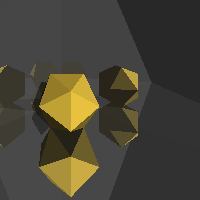
Frame 1 (no input)
Frame 60 (the mouse pressed at the canvas centre just before this capture): identical to frame 1, image omitted
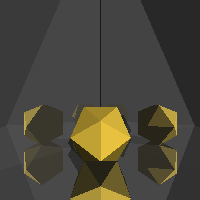
Frame 120 (the mouse held since frame 60 and released just before this capture)

The Processing sketch that drew these frames (run headless with seeded random() and noise(); from frame 60 on, the mouse is pressed at the canvas centre):

// Processing sketch: raytracer_9_color
// ── raytracer_9_color.pde
class Vec{
  float x, y, z;
  Vec(float x0, float y0, float z0){
    x = x0; y = y0; z = z0;
  }
  Vec(Vec v0){
    x = v0.x; y = v0.y; z = v0.z;
  }
  Vec add(Vec v){
    return new Vec(x+v.x, y+v.y, z+v.z);
  }
  Vec sub(Vec v){
    return new Vec(x-v.x, y-v.y, z-v.z);
  }
  Vec cross(Vec v){
    return new Vec(y*v.z-z*v.y, z*v.x-x*v.z, x*v.y-y*v.x);
  }
  float dot(Vec v){
    return x*v.x+y*v.y+z*v.z;
  }
  Vec mult(float k){
    return new Vec(k*x, k*y, k*z);
  }
  float abs(){
    return sqrt(x*x+y*y+z*z);
  }
  void normalize(){
    float a = this.abs();
    x/=a; y/=a; z/=a;
  }
  float angle(Vec v){
    return acos(this.dot(v)/this.abs()/v.abs());
  }
}

float INF = 1001001001;

class Ray{
  Vec ori, dir;
  Ray(Vec o0, Vec d0){
    ori = new Vec(o0);
    dir = new Vec(d0);
  }
  void normalize(){
    dir.normalize();
  }
}

class Tri{
  Vec v0, v1, v2;
  color cdif, cref, cemit;
  float ref;
  Tri(Vec w0, Vec w1, Vec w2){
    v0 = new Vec(w0);
    v1 = new Vec(w1);
    v2 = new Vec(w2);
  }
  Vec getN(){
    Vec ret = ((v1.sub(v0)).cross(v2.sub(v0)));
    ret.normalize();
    return ret;
  }
}

/*
  Thomas's algorithm
  written in "Fast, Minimum Storage Ray/Triangle Intersection"
  see http://www.graphics.cornell.edu/pubs/1997/MT97.pdf
*/
Vec cross(Ray r, Tri tr){
  Vec e1 = tr.v1.sub(tr.v0);
  Vec e2 = tr.v2.sub(tr.v0);
  
  Vec pv, tv, qv;
  float t, u, v;
  
  pv = r.dir.cross(e2);
  float det = pv.dot(e1);
  
  if(det > 1e-3){
    tv = r.ori.sub(tr.v0);
    u = tv.dot(pv);
    if(u<0.0 || u>det) return new Vec(INF, INF, INF);
    qv = tv.cross(e1);
    v = r.dir.dot(qv);
    if(v<0.0 || u+v>det) return new Vec(INF, INF, INF);
  }else if(det < -1e-3){
    tv = r.ori.sub(tr.v0);
    u = tv.dot(pv);
    if(u>0.0 || u<det) return new Vec(INF, INF, INF);
    qv = tv.cross(e1);
    v = r.dir.dot(qv);
    if(v>0.0 || u+v<det) return new Vec(INF, INF, INF);
  }else{
    return new Vec(INF, INF, INF);
  }
  
  float idet = 1.0/det;
  t = e2.dot(qv)*idet;
  u *= idet;
  v *= idet;
  return new Vec(t, u, v);
}

class Screen{
  Vec ori, dx, dy;
  Screen(Vec o0, Vec x0, Vec y0){
    ori = new Vec(o0);
    dx = new Vec(x0);
    dy = new Vec(y0);
  }
  
}

int N = 23;

int getCrossPoint(Ray r, Tri[] trilist, Vec ans){
  float tmpt = INF;
  int tmpk = -1;
  for(int k=0; k<N; k++){
    Vec tuv = cross(r, trilist[k]);
    if(tuv.x>0 && tuv.x < tmpt){
      tmpt = tuv.x;
      tmpk = k;
      ans.x = tuv.x; ans.y=tuv.y; ans.z=tuv.z;
    }
  }
  return tmpk;
}



color getColor(Ray r, Tri[] trilist, Vec lightVec, float rr){
  Vec tuv = new Vec(0, 0, 0);
  color c;
  int f = getCrossPoint(r, trilist, tuv);
  if(f==-1){
      c = color(10, 10, 10);
  }else{
    c = trilist[f].cdif;
    Vec nvec = trilist[f].getN();
    Vec kouten = (r.dir.mult(tuv.x)).add(r.ori).add(nvec.mult(0.01));
    // kougenn ni mukau line ga aruka ?
    float a = trilist[f].getN().angle(lightVec);
    if(-cos(a)>0.1){
      Vec dirLight = lightVec.mult(-1.0);
      Vec tuv2 = new Vec(0, 0, 0);
      int f2 = getCrossPoint(new Ray(kouten, dirLight), trilist, tuv2);
      if(f2 == -1) {
        c = color(red(c)*(-cos(a)), green(c)*(-cos(a)), blue(c)*(-cos(a)));
      }else{
        c = color(red(c)*0.1, green(c)*0.1, blue(c)*0.1);
      }
    }else{
      c = color(red(c)*0.1, green(c)*0.1, blue(c)*0.1);
    }
    
    // hansha no shori
    if(rr*trilist[f].ref > 0.1 && cos(a)<0){
      color c2 = getColor(new Ray(kouten, (r.dir.sub(nvec.mult(2.0*r.dir.dot(nvec)/nvec.abs()/nvec.abs())))), trilist, lightVec,  rr*trilist[f].ref);
      c = color((1.0-trilist[f].ref)*red(c) + trilist[f].ref*red(c2)*red(trilist[f].cref)/100,
                (1.0-trilist[f].ref)*green(c) + trilist[f].ref*green(c2)*green(trilist[f].cref)/100,
                (1.0-trilist[f].ref)*blue(c) + trilist[f].ref*blue(c2)*blue(trilist[f].cref)/100);
    }
  }
  return c;
}
  
void setup(){
  size(200, 200);
  colorMode(RGB, 100);
  frameRate(10);
}

void draw(){
  Vec ori = new Vec(1, (width/2-mouseX)/100.0, 2+(height/2-mouseY)/100.0);
  Vec dir = new Vec(1, 0, 0);
  Vec v0 = new Vec(10, 1, 1);
  Vec v1 = new Vec(10, -1, 1);
  Vec v2 = new Vec(10, 0, -1);
//  Ray r = new Ray(ori, dir);
  Tri t = new Tri(v0, v1, v2);
//  Vec tuv = cross(r, t);
//  println(tuv.x +" "+ tuv.y +" "+ tuv.z);
  float G = (1+sqrt(5))/2;
  Tri[] tris = new Tri[100];
  tris[0] = new Tri(new Vec(G, 0, 1), new Vec(G, 0, -1), new Vec(1, G, 0));
  tris[1] = new Tri(new Vec(G, 0, -1), new Vec(G, 0, 1), new Vec(1, -G, 0));
  tris[2] = new Tri(new Vec(-G, 0, -1), new Vec(-G, 0, 1), new Vec(-1, G, 0));
  tris[3] = new Tri(new Vec(-G, 0, 1), new Vec(-G, 0, -1), new Vec(-1, -G, 0));
  
  tris[4] = new Tri(new Vec(1, G, 0), new Vec(-1, G, 0), new Vec(0, 1, G));
  tris[5] = new Tri(new Vec(-1, G, 0), new Vec(1, G, 0), new Vec(0, 1, -G));
  tris[6] = new Tri(new Vec(-1, -G, 0), new Vec(1, -G, 0), new Vec(0, -1, G));
  tris[7] = new Tri(new Vec(1, -G, 0), new Vec(-1, -G, 0), new Vec(0, -1, -G));
  
  tris[8] = new Tri(new Vec(0, 1, G), new Vec(0, -1, G), new Vec(G, 0, 1));
  tris[9] = new Tri(new Vec(0, -1, G), new Vec(0, 1, G), new Vec(-G, 0, 1));
  tris[10] = new Tri(new Vec(0, -1, -G), new Vec(0, 1, -G), new Vec(G, 0, -1));
  tris[11] = new Tri(new Vec(0, 1, -G), new Vec(0, -1, -G), new Vec(-G, 0, -1));
  
  tris[12] = new Tri(new Vec(G, 0, 1), new Vec(1, G, 0), new Vec(0, 1, G));
  tris[13] = new Tri(new Vec(G, 0, -1), new Vec(0, 1, -G), new Vec(1, G, 0));
  tris[14] = new Tri(new Vec(G, 0, 1), new Vec(0, -1, G), new Vec(1, -G, 0));
  tris[15] = new Tri(new Vec(G, 0, -1), new Vec(1, -G, 0), new Vec(0, -1, -G));
  
  tris[16] = new Tri(new Vec(-G, 0, -1), new Vec(-1, G, 0), new Vec(0, 1, -G));
  tris[17] = new Tri(new Vec(-G, 0, 1), new Vec(0, 1, G), new Vec(-1, G, 0));
  tris[18] = new Tri(new Vec(-G, 0, -1), new Vec(0, -1, -G), new Vec(-1, -G, 0));
//  tris[19] = new Tri(new Vec(INF, INF, INF), new Vec(INF, INF, INF), new Vec(INF, INF, INF));
  tris[19] = new Tri(new Vec(-G, 0, 1), new Vec(-1, -G, 0), new Vec(0, -1, G));
  
  tris[20] = new Tri(new Vec(3, 10, -G), new Vec(3, -10, -G), new Vec(15, 0, -G));
  tris[20].cdif = color(100, 100, 100);
  tris[20].cref = color(100, 100, 100);
  tris[20].ref = 0.8;
  tris[21] = new Tri(new Vec(15, 0, -G), new Vec(3, -10, -G), new Vec(15, 0, 20));
  tris[21].cdif = color(100, 100, 100);
  tris[21].cref = color(100, 100, 100);
  tris[21].ref = 0.8;
  tris[22] = new Tri(new Vec(3, 10, -G), new Vec(15, 0, -G), new Vec(15, 0, 20));
  tris[22].cdif = color(100, 100, 100);
  tris[22].cref = color(100, 100, 100);
  tris[22].ref = 0.8;
  
  for(int i=0; i<20; i++){
    tris[i].cdif = color(98, 82, 27);
    tris[i].cref = color(100, 100, 54);
    tris[i].ref = 0.0;
    tris[i].v0 = tris[i].v0.add(new Vec(10, 0, 0));
    tris[i].v1 = tris[i].v1.add(new Vec(10, 0, 0));
    tris[i].v2 = tris[i].v2.add(new Vec(10, 0, 0));
  }
  
  Screen sc = new Screen(new Vec(4, 2, 4), new Vec(0, -4, 0), new Vec(0, 0, -4));
  Vec lightVec = new Vec(0.8, 0.2, -0.3);
  lightVec.normalize();
  
  PImage pi = createImage(width, height, HSB);
  pi.loadPixels();
  for(int i=0; i<pi.height; i++){
    for(int j=0; j<pi.width; j++){
      color c;
      float kx = (float)j/pi.width;
      float ky = (float)i/pi.height;
      Vec scp = (sc.ori.add(sc.dx.mult(kx))).add(sc.dy.mult(ky));
      Vec ldir = scp.sub(ori);
      ldir.normalize();
      Ray ry = new Ray(ori, ldir);
      ry.normalize();
      c = color(0);
      
      pi.pixels[i*pi.width+j] = getColor(ry, tris, lightVec, 1.0);
    }
  }
  image(pi, 0, 0);
}
